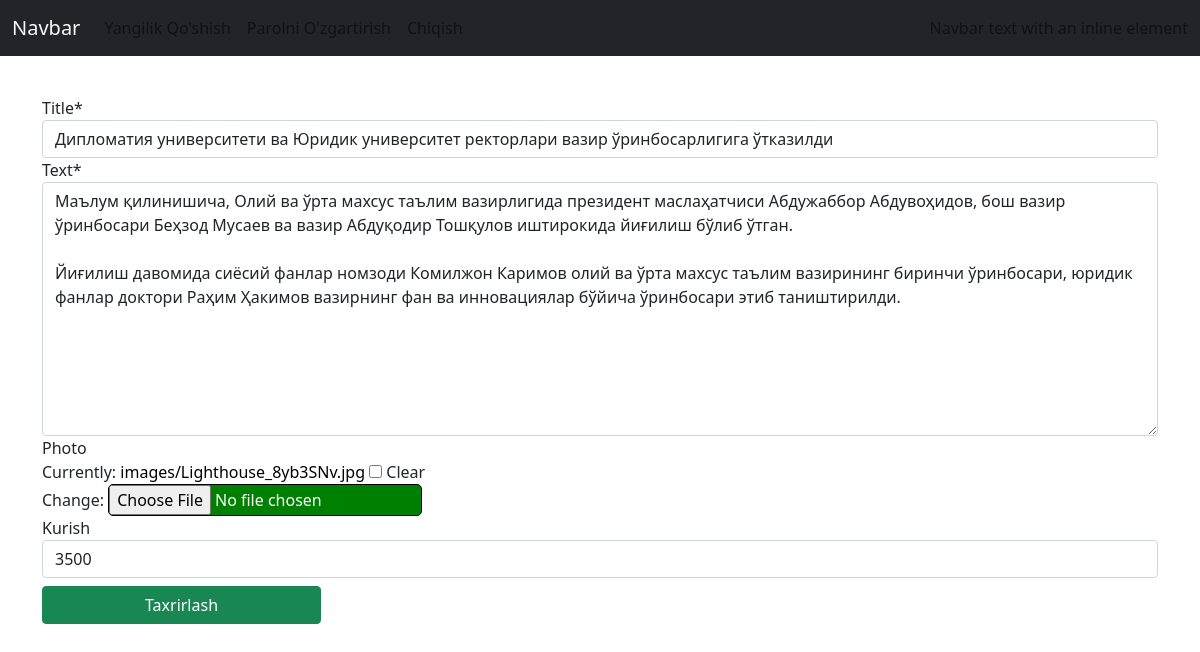
The page /articles/update/31/ (signed in) on the database its author committed.
### Maqola/models.py (models this page shows, shortened)
class Article(models.Model):
    title=models.CharField(max_length=256)
    text=models.TextField()
    photo=models.ImageField(upload_to='images/',blank=True)
    date=models.DateTimeField(auto_now_add=True)
    kurish=models.PositiveIntegerField(null=True, blank=True)
    author=models.ForeignKey(
        get_user_model(),
        on_delete=models.CASCADE
    )

### Maqola/views.py (the view)
# urls.py: path('update/<int:pk>/',AlerUpdateViews.as_view(),name='update'),
class AlerUpdateViews(UserPassesTestMixin,LoginRequiredMixin,UpdateView):
    model=Article
    template_name='update.html'
    fields=('title','text','photo','kurish')
    success_url=reverse_lazy('article')
    login_url='login'
    def test_func(self):
        obj=self.get_object()
        return obj.author==self.request.user

### templates/update.html (shortened to what this page needs)
{% extends 'base.html' %}
{% load crispy_forms_tags %}
{% block content %}
{% if user.is_authenticated%}
<div class="container mt-4 ">
    <div class="row">
        <div class=' mt-3 col-12 '>
            <form method='post' enctype="multipart/form-data">
                {{form|crispy}}
                <button type='submit' class="btn btn-success mt-2 w-25">Taxrirlash</button>
            </form>
        </div>
    </div>
</div>
{% endif %}
{% endblock content %}

### static/css/style.css (style rules this page uses)
a { list-style: none; text-decoration: none; color: black; }
.clearablefileinput { background-color:green; color: white; border-radius: 5px; outline: none; border: 1px solid black; }

### templates/base.html (style rules this page uses)
a { list-style: none; text-decoration: none; color: black; }
.clearablefileinput { background-color:green; color: white; border-radius: 5px; outline: none; border: 1px solid black; }

### rows shown on the page
Article: title "Дипломатия университети ва Юридик университет ректорлари вазир ўринбосарлигига ўтказилди", text "Маълум қилинишича, Олий ва ўрта махсус таълим вазирлигида президент маслаҳатчиси Абдужаббор Абдувоҳидов, бош вазир ўринбосари Беҳзод Мусаев ва вазир Абдуқодир Тошқулов иштирокида йиғилиш бўлиб ўтган. Йиғилиш давомида сиёсий фанлар номзоди Комилжон Каримов олий ва ўрта махсус таълим вазирининг биринчи ўринбосари, юридик фанлар доктори Раҳим Ҳакимов вазирнинг фан ва инновациялар бўйича ўринбосари этиб таништирилди.", kurish "3500"
